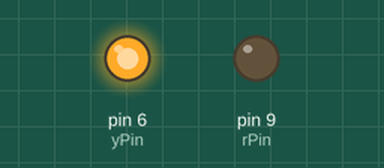
Simulated run of this sketch. Board: Arduino Uno, built with avr-gcc and run on an emulated ATmega328P. On the bench: output pins drawn as LEDs (lit = HIGH).

Above: at 0.2 s.
At 4.2 s:
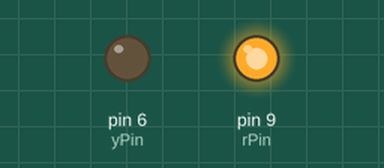
At 9.2 s:
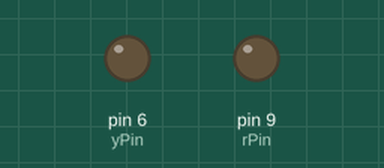
Timing chart, 0 to 13.0 s (numbered marks = the images above):
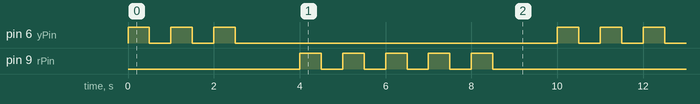

Measured:
- by itself, pin 6 (yPin): repeats every 10.0 s: 2 × (LOW 0.50 s, HIGH 0.50 s), LOW 7.5 s, HIGH 0.50 s
- by itself, pin 9 (rPin): repeats every 10.0 s: 4 × (LOW 0.50 s, HIGH 0.50 s), LOW 5.5 s, HIGH 0.50 s
- by itself, everything shown: repeats every 10.0 s, in 16 steps

The sketch:

BareMinimum9.ino
```cpp
int yPin = 6 ;
int rPin = 9 ;
int delay2 = 500;
int delay1 = 1000;

int yBlink = 3;
int rBlink = 5;
int j;

void setup() {
  // put your setup code here, to run once:
  pinMode(yPin,OUTPUT);
  pinMode(rPin,OUTPUT);

}

void loop() {
  // put your main code here, to run repeatedly:
  for(j = 1; j <= yBlink; j=j+1){
  digitalWrite(yPin,HIGH);
  delay(delay2);
  digitalWrite(yPin,LOW);
  delay(delay2);
  }

  delay(delay1);

  for(j = 1 ; j <= rBlink ; j = j+1){
  digitalWrite(rPin,HIGH);
  delay(delay2);
  digitalWrite(rPin,LOW);
  delay(delay2);
  }

  delay(delay1);
}
```
